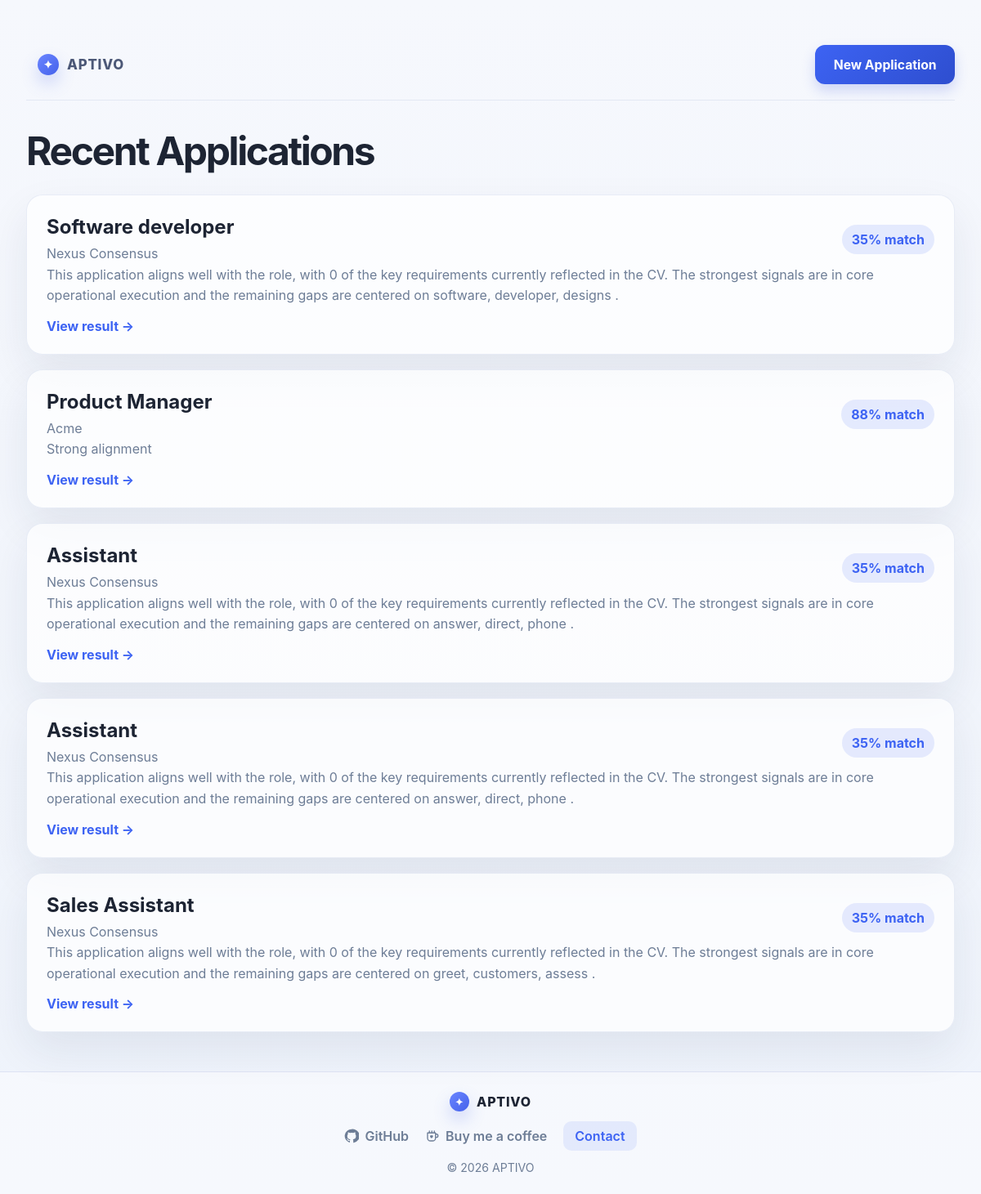
/dashboard, run on the app's committed database.
### tables this page shows
CREATE TABLE applications (
                id INTEGER PRIMARY KEY AUTOINCREMENT,
                company TEXT,
                role TEXT,
                job_description TEXT,
                cv_text TEXT,
                cover_letter TEXT,
                match_score INTEGER,
                summary TEXT,
                strengths TEXT,
                gaps TEXT,
                created_at TIMESTAMP DEFAULT CURRENT_TIMESTAMP
            , tailored_cv TEXT);

### app.py (the view)
@app.route("/dashboard")
def dashboard():
    with get_db_connection() as conn:
        rows = conn.execute(
            "SELECT * FROM applications ORDER BY id DESC LIMIT 5"
        ).fetchall()
    return render_template("dashboard.html", applications=rows)

### app.py (called while the page is built)
def get_db_connection():
    conn = sqlite3.connect("applications.db")
    conn.row_factory = sqlite3.Row
    return conn

### templates/dashboard.html (shortened to what this page needs)
<!DOCTYPE html>
<html lang="en">
  <head>
    <link rel="stylesheet" href="{{ url_for('static', filename='style.css') }}" />
  </head>
  <body class="dashboard-page">
    <div class="dashboard-shell">
      <header class="topbar dark-row">
        <a class="side-link" href="{{ url_for('index') }}"><div class="brand-wrap">
          <span class="brand-mark">✦</span>
          <span class="brand-name">APTIVO</span>
        </div>
        <div class="header-actions">
          <a class="primary-button" href="{{ url_for('application') }}">New Application</a>
        </div></a>
      </header>
      <main class="dashboard-main">
        <h1>Recent Applications</h1>
        {% if applications %}
          <div class="application-list">
            {% for app in applications %}
              <article class="app-card">
                <div class="app-head">
                  <div>
                    <h2>{{ app["role"] }}</h2>
                    <p>{{ app["company"] }}</p>
                  </div>
                  <span class="chip">{{ app["match_score"] }}% match</span>
                </div>
                <p class="app-summary">{{ app["summary"] }}</p>
                <a href="{{ url_for('result', application_id=app['id']) }}" class="text-link">View result →</a>
              </article>
            {% endfor %}
          </div>
        {% else %}
          <div class="empty-state">
            <h2>No saved applications yet.</h2>
            <p>Start with your first job application and let the system tailor the answer.</p>
          </div>
        {% endif %}
      </main>
    </div>
    {% include "_footer.html" %}
  </body>
</html>

### templates/_footer.html (shortened to what this page needs)
<footer class="site-footer">
  <div class="site-footer-content">
    <a class="site-footer-brand" href="{{ url_for('index') }}" aria-label="APTIVO home">
      <span class="brand-mark">✦</span>
      <span>APTIVO</span>
    </a>
    <nav class="site-footer-links" aria-label="Footer links">
      <a href="https://github.com/SipheDilima247" target="_blank" rel="noopener noreferrer">
        GitHub
      </a>
      <a href="https://ko-fi.com/siphedilima247" target="_blank" rel="noopener noreferrer">
        Buy me a coffee
      </a>
      <a class="site-footer-contact" href="mailto:SipheleleDilima@hotmail.com">Contact</a>
    </nav>
    <p class="site-footer-copyright">© 2026 APTIVO</p>
  </div>
</footer>

### static/style.css (style rules this page uses)
:root { --bg-page: #f3f6fb; --bg-surface: #ffffff; --bg-soft: #edf3ff; --primary: #3d63f3; --primary-dark: #2e4ecf; --primary-soft: rgba(61, 99, 243, 0.12); --text: #1d2433; --muted: #6d7d96; --line: #dfe7f7; --success-bg: rgba(101, 193, 119, 0.08); --success-text: #1f8d53; --shadow: 0 22px 52px rgba(22, 34, 72, 0.08); }
* { box-sizing: border-box; }
html, body { margin: 0; min-height: 100%; font-family: Inter, "Segoe UI", sans-serif; background: linear-gradient(180deg, #f6f8fd 0%, #eef3fb 100%); color: var(--text); }
a { text-decoration: none; color: inherit; }
body { min-height: 100vh; }
.page-shell, .wizard-shell, .dashboard-shell, .result-shell { max-width: 1280px; margin: 0 auto; padding: 24px 32px 48px; }
.topbar { display: flex; align-items: center; justify-content: space-between; padding: 18px 0 12px; }
.side-link { display: flex; align-items: center; gap: 12px; padding: 12px 14px; border-radius: 12px; color: #4c5877; font-weight: 600; text-decoration: none; }
.brand-wrap { display: flex; align-items: center; gap: 10px; font-weight: 800; letter-spacing: 0.05em; }
.brand-mark { display: inline-flex; align-items: center; justify-content: center; width: 26px; height: 26px; border-radius: 50%; background: linear-gradient(135deg, #7aa3ff 0%, #425ee8 100%); color: white; font-size: 14px; box-shadow: 0 6px 18px rgba(54, 90, 214, 0.28); }
.brand-name { font-size: 1.05rem; }
.site-footer { border-top: 1px solid rgba(127, 141, 206, 0.2); padding: 24px; background: rgba(255, 255, 255, 0.42); }
.site-footer-content { max-width: 1180px; margin: 0 auto; display: flex; flex-direction: column; align-items: center; gap: 12px; text-align: center; }
.site-footer-brand { display: inline-flex; align-items: center; gap: 9px; color: inherit; font-weight: 800; letter-spacing: 0.05em; }
.site-footer-brand .brand-mark { width: 24px; height: 24px; font-size: 0.76rem; }
.site-footer-links { display: flex; align-items: center; justify-content: center; gap: 20px; flex-wrap: wrap; color: var(--muted); font-weight: 600; }
.site-footer-links a { color: var(--muted); }
.site-footer-links a:not(.site-footer-contact) { display: inline-flex; align-items: center; gap: 7px; }
.site-footer-icon { width: 18px; height: 18px; flex: 0 0 18px; }
.site-footer-links .site-footer-contact { padding: 8px 14px; border-radius: 10px; background: rgba(61, 99, 243, 0.1); color: var(--primary); }
.site-footer-copyright { margin: 0; color: var(--muted); font-size: 0.88rem; }
.header-actions { display: flex; align-items: center; gap: 14px; }
.link-button, .primary-button, .secondary-button, .upload-button, .text-link { display: inline-flex; align-items: center; justify-content: center; border-radius: 12px; transition: all 0.2s ease; }
.primary-button, .secondary-button { cursor: pointer; border: none; font-weight: 700; font-size: 0.98rem; padding: 0.9rem 1.4rem; }
.primary-button { background: linear-gradient(135deg, var(--primary) 0%, var(--primary-dark) 100%); color: white; box-shadow: 0 8px 16px rgba(70, 95, 223, 0.22); }
.score-card p, .info-row span, .app-summary, .empty-state p, .app-card p { color: var(--muted); line-height: 1.6; }
.dashboard-page { padding-top: 12px; }
.dark-row { border-bottom: 1px solid rgba(121, 138, 188, 0.15); padding-bottom: 18px; }
.dashboard-main { padding-top: 32px; }
.dashboard-main h1 { margin: 0 0 24px; font-size: clamp(2rem, 4vw, 3rem); letter-spacing: -0.05em; }
.application-list { display: grid; gap: 18px; }
.app-card { background: rgba(255, 255, 255, 0.72); border: 1px solid rgba(117, 140, 196, 0.15); border-radius: 20px; box-shadow: var(--shadow); padding: 24px; }
.app-head { display: flex; align-items: center; justify-content: space-between; gap: 14px; }
.app-card h2 { margin: 0 0 6px; }
.app-card p { margin: 0; }
.chip { display: inline-flex; align-items: center; justify-content: center; padding: 8px 12px; border-radius: 999px; font-weight: 700; background: rgba(61, 99, 243, 0.12); color: var(--primary); }
.text-link { display: inline-flex; margin-top: 14px; color: var(--primary); font-weight: 700; }
.sidebar-brand .brand-mark, .brand-mark { display: inline-flex; align-items: center; justify-content: center; width: 26px; height: 26px; border-radius: 50%; background: linear-gradient(135deg, #6a85ff, #4562eb); color: #fff; box-shadow: 0 10px 20px rgba(80, 108, 235, 0.25); font-size: 0.85rem; }
.sidebar-brand .brand-name, .brand-name { font-size: 1.05rem; }

### data on the page
applications: role "Software developer", company "Nexus Consensus", match_score "35", summary "This application aligns well with the role, with 0 of the key requirements currently reflected in the CV. The strongest signals are in core operational execution and the remaining gaps are centered on software, developer, designs ."
applications: role "Product Manager", company "Acme", match_score "88", summary "Strong alignment"
applications: role "Assistant", company "Nexus Consensus", match_score "35", summary "This application aligns well with the role, with 0 of the key requirements currently reflected in the CV. The strongest signals are in core operational execution and the remaining gaps are centered on answer, direct, phone ."
applications: role "Assistant", company "Nexus Consensus", match_score "35", summary "This application aligns well with the role, with 0 of the key requirements currently reflected in the CV. The strongest signals are in core operational execution and the remaining gaps are centered on answer, direct, phone ."
applications: role "Sales Assistant", company "Nexus Consensus", match_score "35", summary "This application aligns well with the role, with 0 of the key requirements currently reflected in the CV. The strongest signals are in core operational execution and the remaining gaps are centered on greet, customers, assess ."
